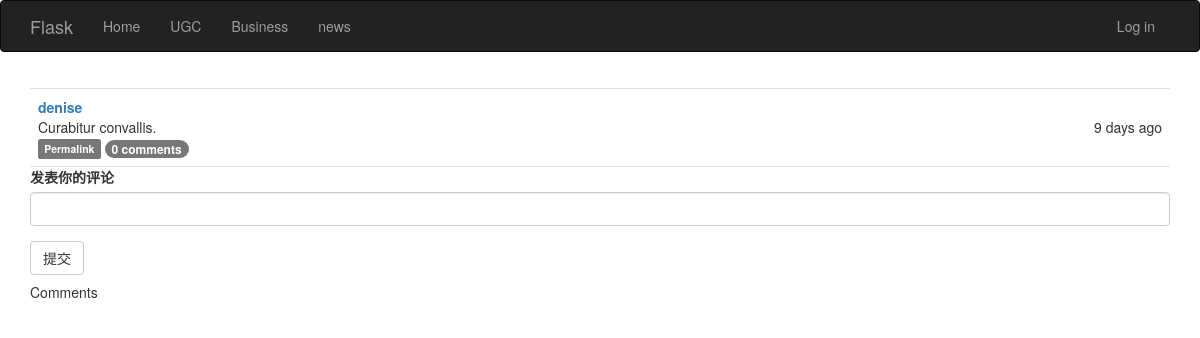
/post/1, run on the app's committed database.
### app/models.py (models this page shows, shortened)
class Post(db.Model):
    __tablename__ ='posts'
    id = db.Column(db.Integer, primary_key = True)
    body = db.Column(db.Text)
    time_stamp = db.Column(db.DateTime, index = True, default = datetime.utcnow())  # 一定要有 default
    author_id = db.Column(db.Integer, db.ForeignKey('users.id'))
    comments = db.relationship('Comment',backref='post',lazy='dynamic')

class User(UserMixin, db.Model):
    __tablename__ = 'users'
    id = db.Column(db.Integer, primary_key = True)
    username = db.Column(db.String(64), unique = True, index = True)
    email = db.Column(db.String(64), unique = True, index = True)
    password_hash = db.Column(db.String(128))
    role_id = db.Column(db.Integer, db.ForeignKey('roles.id'))
    posts = db.relationship('Post', backref = 'author', lazy = 'dynamic')
    name = db.Column(db.String(64))
    about_me = db.Column(db.Text())
    gender = db.Column(db.String(64))
    member_since = db.Column(db.DateTime(), default = datetime.utcnow())
    last_seen = db.Column(db.DateTime(), default = datetime.utcnow())
    comments = db.relationship('Comment',backref='author',lazy='dynamic')
    followers = db.relationship('Follow',
                                foreign_keys = [Follow.followed_id],
                                backref = db.backref('followed',lazy='joined'),
                                lazy='dynamic',
                                cascade='all,delete-orphan')
    followed = db.relationship('Follow',
                               foreign_keys = [Follow.follower_id],
                               backref = db.backref('followers',lazy='joined'),
                               lazy='dynamic',
                               cascade = 'all,delete-orphan')
    @property
    def password(self):
        raise AttributeError('password is not a readable attribute')

### app/main/views.py (the view, shortened to what this page needs)
@main.route('/post/<int:id>',methods=['GET','POST'])
def post(id):
    post = Post.query.get_or_404(id)
    form = CommentForm()
    return render_template('post.html', posts = [post],form=form)

### app/main/forms.py
class CommentForm(Form):
    body = StringField(u'发表你的评论',validators=[Required()])
    submit = SubmitField(u'提交')

### app/auth/views.py (called while the page is built)
@auth.before_app_request
def before_request():
    if current_user.is_authenticated:
        current_user.ping()

### app/main/__init__.py (called while the page is built)
@main.app_context_processor
def inject_permissions():
    return dict(Permission = Permission)

### app/templates/post.html (shortened to what this page needs)
{% extends "base.html" %}
{% import "bootstrap/wtf.html" as wtf %}
{% block page_content %}
{% include "_post.html" %}
 {{ wtf.quick_form(form) }}
<h5 id="comments">Comments</h5>
{% endblock %}

### app/templates/_post.html
<ul class="posts">
{% for post in posts %}
    <li class="post">
<div class="post-author">
   <a href="{{ url_for('main.user',username=post.author.username) }}">{{ post.author.username }}
</a>
</div>
<div class="post-date">
    {{ moment(post.time_stamp).fromNow() }}
</div>
<div class="post-body">
    {{ post.body }}
</div>
<div class="post-footer">
     <a href="{{ url_for('main.post',id=post.id) }}">
         <span class="label label-default">Permalink</span>
     </a>
    <a href="{{ url_for('main.post',id=post.id) }}"#comments">
  <span class="badge">{{ post.comments.count() }} comments
  </span></a>
</div>
 </li>
{% endfor %}
</ul>

### app/static/style.css (style rules this page uses)
ul.posts { list-style-type: none; padding: 0px; margin: 16px 0px 0px 0px; border-top: 1px solid #e0e0e0; }
ul.posts li.post { padding: 8px; border-bottom: 1px solid #e0e0e0; }
div.post-date { float: right; }
div.post-author { font-weight: bold; }

### data on the page
Post: author.username "denise", time_stamp "9 days ago", body "Curabitur convallis.", comments.count "0"
